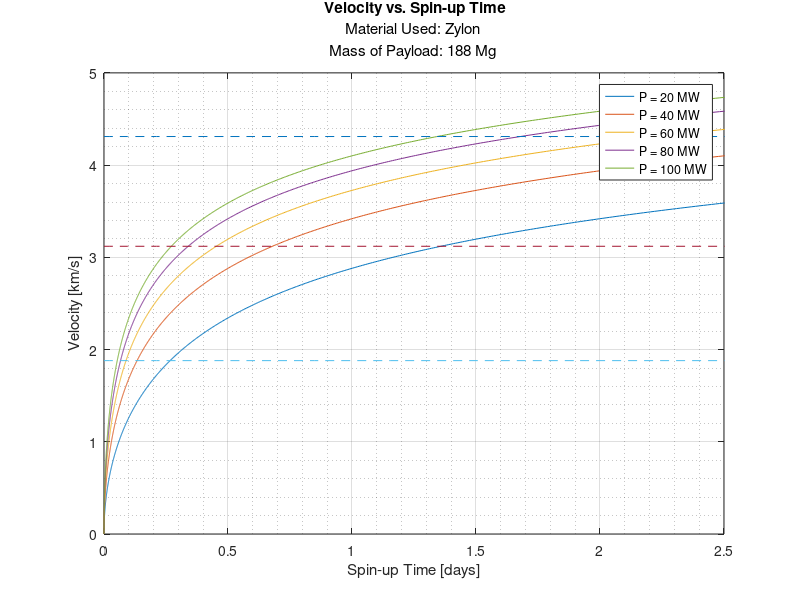

MATLAB code to generate this figure:
%%%Testing Power Supplied%%%
rho = 1560;  %[Spectra Zylon Kevlar HIM7]
UTS = 5800; %[Spectra Zylon Kevlar HIM7

P = [20 40 60 80 100];       %Power [GW]
v = linspace(0,5,1000);      %velocity [km/s]
Isp = 300;                   %specific impulse [s]
a_max = 1;                   %maximum acceleration [g's]
PA = 26;                     %solar cell power per area for Phobos [W/m^2]
mp = 188;                    %taxi mass [Mg]

g = 0.00981;                 %gravitational acceleration [km/s^2]
v_c = sqrt((2.*UTS)./rho);   %characteristic velocity [km/s]
v_non = v./v_c;              %non-dimensional velocities
MRteth = sqrt(pi).*v_non.*exp(v_non.^2).*erf(v_non); 
ER = MRteth./4;

t1 = (ER.*((v_c.*1000).^2).*(1000.*mp))./(P(1)*1000000);
t2 = (ER.*((v_c.*1000).^2).*(1000.*mp))./(P(2)*1000000);
t3 = (ER.*((v_c.*1000).^2).*(1000.*mp))./(P(3)*1000000);
t4 = (ER.*((v_c.*1000).^2).*(1000.*mp))./(P(4)*1000000);
t5 = (ER.*((v_c.*1000).^2).*(1000.*mp))./(P(5)*1000000);

%Velocity vs. Spin-up Time%
p1 = plot(t1./86400,v);
hold on
p2 = plot(t2./86400,v);
hold on
p3 = plot(t3./86400,v);
hold on
p4 = plot(t4./86400,v);
hold on
p5 = plot(t5./86400,v);
hold on
v1 = plot(t5,1.88*linspace(1,1,1000),'--');
hold on
v2 = plot(t5,3.12*linspace(1,1,1000),'--');
hold on
v3 = plot(t5,4.31*linspace(1,1,1000),'--');
title({'{\bf Velocity vs. Spin-up Time}';'{Material Used: Zylon}';'{Mass of Payload: 188 Mg}'},'FontWeight','Normal')
xlabel('Spin-up Time [days]')
ylabel('Velocity [km/s]')
grid on
grid minor
legend('P = 20 MW','P = 40 MW','P = 60 MW','P = 80 MW','P = 100 MW')
axis([0 2.5 0 5])




